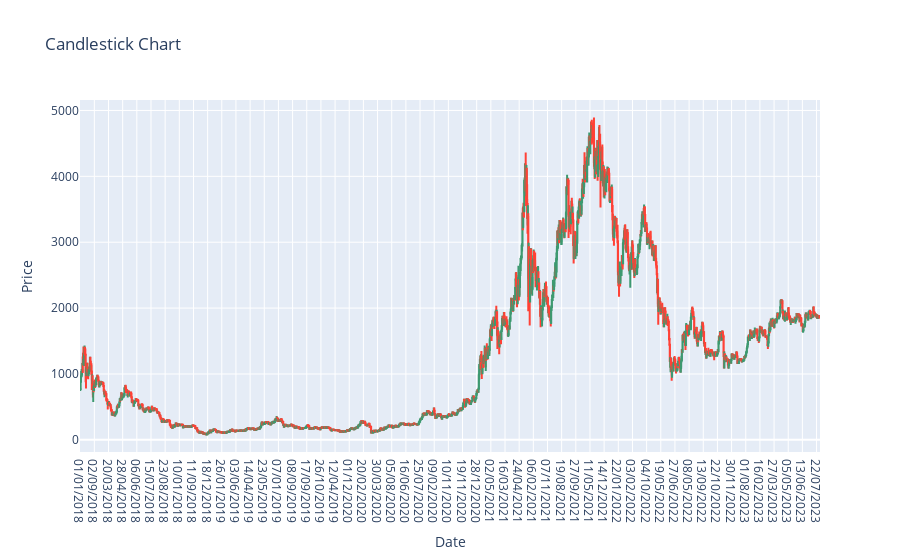

The notebook cell this image was saved under:
### Code cell
stationary_time_series(cleaned_price)

### Figure 1 — Plotly figure (JSON) as saved in the notebook; plotly's stock layout.template omitted (floating-point values rounded to 4 significant figures; data arrays with more than 128 entries replaced by an {"elided": "..."} marker saying what was removed)
{"data": [{"close": {"elided": "2038 float values"}, "high": {"elided": "2038 float values"}, "low": {"elided": "2038 float values"}, "open": {"elided": "2038 float values"}, "type": "candlestick", "x": {"elided": "2038 str values"}}], "layout": {"title": {"text": "Candlestick Chart"}, "xaxis": {"rangeslider": {"visible": false}, "title": {"text": "Date"}}, "yaxis": {"title": {"text": "Price"}}}}
